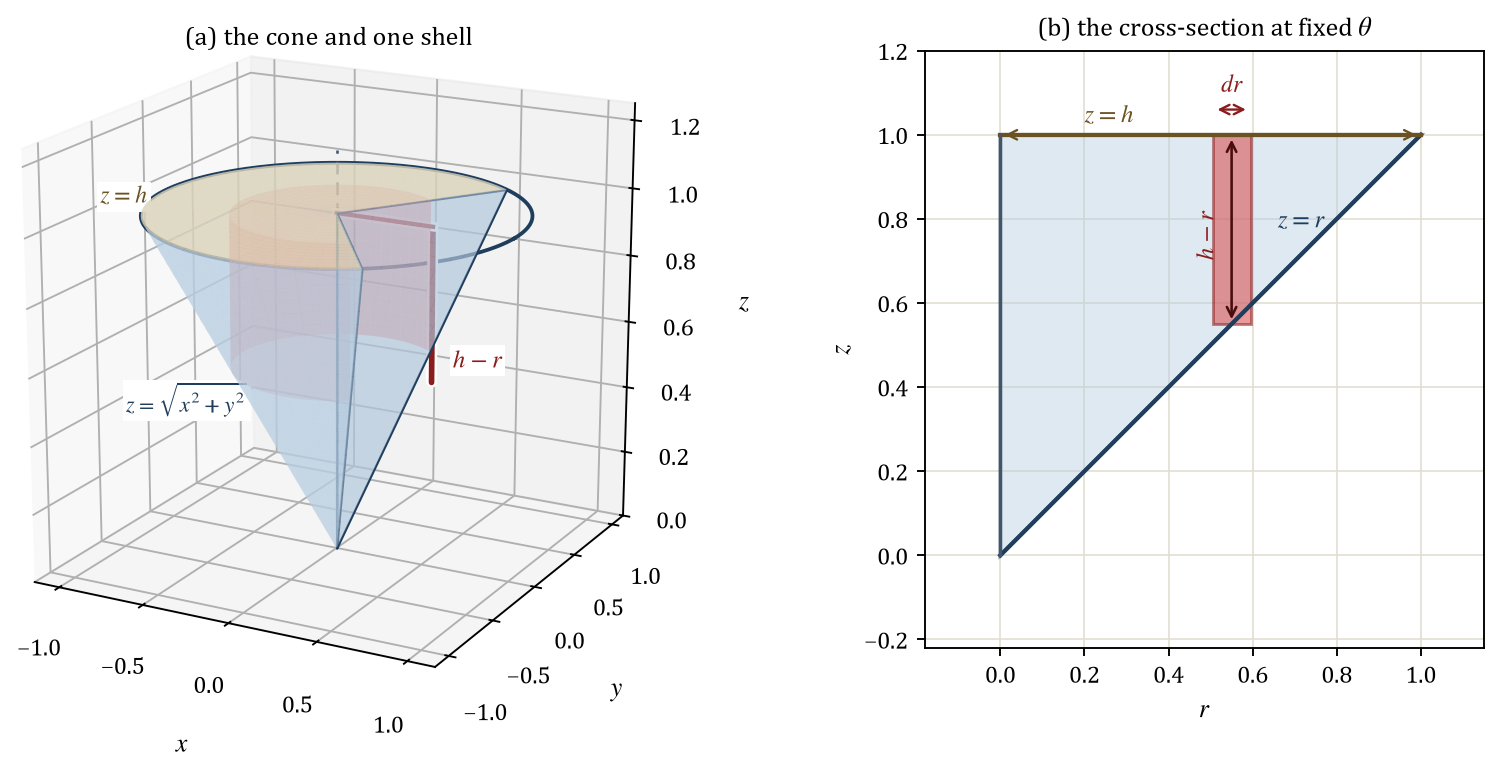

This chart was generated by the following Python code:
"""Draw the solid cone and the cylindrical shell used for its moment of inertia.

Panel (a) shows the cone sqrt(x^2 + y^2) <= z <= h with h = 1, cut open along two
half-planes so that one shell of radius r and height h - r is visible.  Panel (b) shows
the cross-section in a plane that contains the z-axis, where the shell becomes a
vertical strip of width dr.
"""

import base64

import matplotlib
import numpy as np
from mpl_toolkits.mplot3d import Axes3D  # noqa: F401  (registers the 3d projection)
from mpl_toolkits.mplot3d.art3d import Poly3DCollection

matplotlib.use("Agg")
import matplotlib.pyplot as plt

plt.rcParams.update({
    "font.family": "serif",
    "font.serif": ["Cambria", "Times New Roman", "DejaVu Serif"],
    "mathtext.fontset": "stix",
    "font.size": 10,
    "axes.labelsize": 11,
    "axes.titlesize": 11,
})

LABEL_BOX = {"facecolor": "white", "edgecolor": "none", "alpha": 1.0, "pad": 1.4}
HEIGHT = 1.0
SHELL_RADIUS = 0.55
CUT_START = np.deg2rad(55.0)
CUT_END = np.deg2rad(305.0)

figure = plt.figure(figsize=(9.6, 4.5))
axes_3d = figure.add_subplot(1, 2, 1, projection="3d")
axes_2d = figure.add_subplot(1, 2, 2)

angle_cut = np.linspace(CUT_START, CUT_END, 121)
angle_full = np.linspace(0.0, 2.0 * np.pi, 241)

# Lateral surface of the cone z = r, cut open along two half-planes.
radius_values = np.linspace(0.0, HEIGHT, 60)
angle_grid, radius_grid = np.meshgrid(angle_cut, radius_values)
axes_3d.plot_surface(
    radius_grid * np.cos(angle_grid), radius_grid * np.sin(angle_grid), radius_grid,
    color="#b9cfe2", alpha=0.55, linewidth=0.0, shade=False, antialiased=True,
)

# Base sector at z = h.
base_radius, base_angle = np.meshgrid(np.linspace(0.0, HEIGHT, 20), angle_cut)
axes_3d.plot_surface(
    base_radius * np.cos(base_angle), base_radius * np.sin(base_angle),
    np.full_like(base_radius, HEIGHT), color="#e8d5ab", alpha=0.6, linewidth=0.0, shade=False,
)

# The two cut faces are right triangles through the z-axis.
for cut_angle in (CUT_START, CUT_END):
    cut_face = Poly3DCollection(
        [[(0.0, 0.0, 0.0),
          (HEIGHT * np.cos(cut_angle), HEIGHT * np.sin(cut_angle), HEIGHT),
          (0.0, 0.0, HEIGHT)]],
        facecolor="#8fa9c4", edgecolor="#1f3d5c", linewidth=1.0, alpha=0.30,
    )
    axes_3d.add_collection3d(cut_face)

# Rim of the base and the axis.
axes_3d.plot(HEIGHT * np.cos(angle_full), HEIGHT * np.sin(angle_full),
             np.full_like(angle_full, HEIGHT), color="#1f3d5c", linewidth=1.6)
axes_3d.plot([0.0, 0.0], [0.0, 0.0], [0.0, HEIGHT + 0.18], color="#44546a", linewidth=1.1,
             linestyle=(0, (5, 3)))

# One shell of radius r: the part of the cylinder wall between z = r and z = h.
shell_angle = np.linspace(CUT_START, CUT_END, 121)
shell_z_values = np.linspace(SHELL_RADIUS, HEIGHT, 12)
shell_angle_grid, shell_z_grid = np.meshgrid(shell_angle, shell_z_values)
axes_3d.plot_surface(
    SHELL_RADIUS * np.cos(shell_angle_grid), SHELL_RADIUS * np.sin(shell_angle_grid), shell_z_grid,
    color="#d94848", alpha=0.35, linewidth=0.0, shade=False,
)
# Front generator of the shell, marked with its height h - r.
axes_3d.plot([SHELL_RADIUS, SHELL_RADIUS], [0.0, 0.0], [SHELL_RADIUS, HEIGHT],
             color="white", linewidth=4.6, solid_capstyle="round")
axes_3d.plot([SHELL_RADIUS, SHELL_RADIUS], [0.0, 0.0], [SHELL_RADIUS, HEIGHT],
             color="#8a1c1c", linewidth=2.4, solid_capstyle="round")
# Radius of the shell, drawn on the base plane.
axes_3d.plot([0.0, SHELL_RADIUS], [0.0, 0.0], [HEIGHT, HEIGHT], color="white", linewidth=4.0)
axes_3d.plot([0.0, SHELL_RADIUS], [0.0, 0.0], [HEIGHT, HEIGHT], color="#8a1c1c", linewidth=1.8)

axes_3d.text(-0.95, -0.55, 0.42, r"$z = \sqrt{x^{2} + y^{2}}$", color="#1f3d5c", fontsize=9.5,
             bbox=LABEL_BOX)
axes_3d.text(0.66, 0.02, 0.60, r"$h - r$", color="#8a1c1c", fontsize=10.5, bbox=LABEL_BOX)
axes_3d.text(-0.95, -0.75, 1.06, r"$z = h$", color="#6b5222", fontsize=10, bbox=LABEL_BOX)

axes_3d.set_xlabel(r"$x$", labelpad=6)
axes_3d.set_ylabel(r"$y$", labelpad=6)
axes_3d.set_zlabel(r"$z$", labelpad=6)
axes_3d.set_xlim(-1.15, 1.15)
axes_3d.set_ylim(-1.15, 1.15)
axes_3d.set_zlim(0.0, 1.25)
axes_3d.set_box_aspect((1.0, 1.0, 1.0), zoom=1.25)
axes_3d.view_init(elev=18, azim=-62)
axes_3d.set_title("(a) the cone and one shell", pad=2)

# Panel (b): the r z cross-section, 0 <= r <= h and r <= z <= h.
r_line = np.linspace(0.0, HEIGHT, 200)
axes_2d.fill([0.0, HEIGHT, 0.0], [0.0, HEIGHT, HEIGHT], color="#b9cfe2", alpha=0.45,
             edgecolor="#1f3d5c", linewidth=1.6)
axes_2d.plot(r_line, r_line, color="#1f3d5c", linewidth=1.8)
axes_2d.plot([0.0, HEIGHT], [HEIGHT, HEIGHT], color="#6b5222", linewidth=1.8)
axes_2d.plot([0.0, 0.0], [0.0, HEIGHT], color="#44546a", linewidth=1.4)

strip_width = 0.09
axes_2d.add_patch(plt.Rectangle((SHELL_RADIUS - strip_width / 2, SHELL_RADIUS), strip_width,
                                HEIGHT - SHELL_RADIUS, facecolor="#d94848", alpha=0.55,
                                edgecolor="#8a1c1c", linewidth=1.2))
axes_2d.annotate("", xy=(SHELL_RADIUS, HEIGHT), xytext=(SHELL_RADIUS, SHELL_RADIUS),
                 arrowprops={"arrowstyle": "<->", "color": "#4a0d0d", "linewidth": 1.1})
axes_2d.text(SHELL_RADIUS - 0.06, 0.76, r"$h - r$", color="#8a1c1c", fontsize=10.5,
             rotation=90, va="center", ha="center")
axes_2d.annotate("", xy=(SHELL_RADIUS + strip_width / 2, HEIGHT + 0.06),
                 xytext=(SHELL_RADIUS - strip_width / 2, HEIGHT + 0.06),
                 arrowprops={"arrowstyle": "<->", "color": "#8a1c1c", "linewidth": 1.0})
axes_2d.text(SHELL_RADIUS, HEIGHT + 0.10, r"$dr$", color="#8a1c1c", fontsize=10, ha="center")
axes_2d.text(0.66, 0.78, r"$z = r$", color="#1f3d5c", fontsize=10.5)
axes_2d.text(0.20, 1.03, r"$z = h$", color="#6b5222", fontsize=10.5)
axes_2d.annotate("", xy=(HEIGHT, HEIGHT), xytext=(0.0, HEIGHT),
                 arrowprops={"arrowstyle": "<->", "color": "#6b5222", "linewidth": 1.0})

axes_2d.set_xlim(-0.18, 1.15)
axes_2d.set_ylim(-0.22, 1.20)
axes_2d.set_aspect("equal")
axes_2d.set_xlabel(r"$r$")
axes_2d.set_ylabel(r"$z$")
axes_2d.set_title(r"(b) the cross-section at fixed $\theta$", pad=6)
axes_2d.grid(True, color="#e2ded2", linewidth=0.7)
axes_2d.set_axisbelow(True)

figure.tight_layout()
output_path = "part1_figure1.png"
figure.savefig(output_path, dpi=170, bbox_inches="tight", facecolor="white")
with open(output_path, "rb") as image_file:
    encoded = base64.b64encode(image_file.read()).decode("ascii")
with open("part1_figure1.b64.txt", "w", encoding="ascii") as text_file:
    text_file.write(encoded)
print(f"saved {output_path} and part1_figure1.b64.txt ({len(encoded)} base64 characters)")
